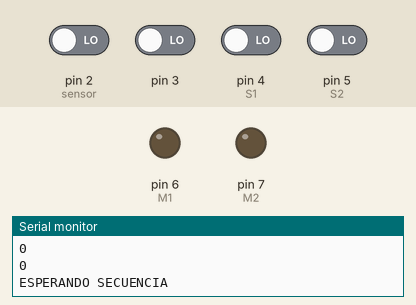
Simulated run of this sketch. Board: Arduino Uno, built with avr-gcc and run on an emulated ATmega328P. Parts: output pins drawn as LEDs (lit = HIGH), the last lines printed to the serial monitor. The test bench sets the inputs (shaded band); at power-on: pin 2 (sensor), pin 3, pin 4 (S1), pin 5 (S2) LOW.

Above: at 2.8 s.
2.9 s: pin 2 (sensor) driven HIGH
At 5.2 s:
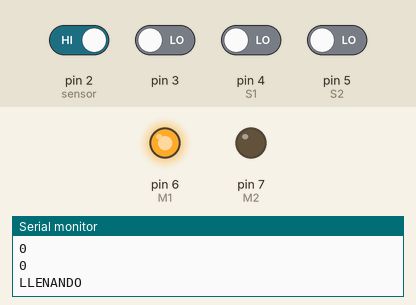
5.5 s: pin 3 driven HIGH
At 7.8 s:
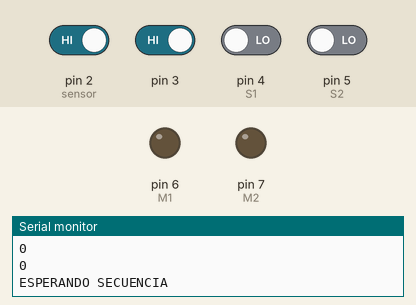
9.6 s: pin 3 driven LOW
At 11.2 s:
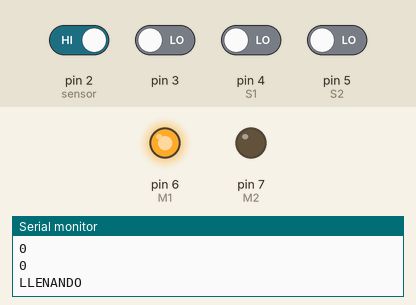
11.5 s: pin 4 (S1) driven HIGH and pin 5 (S2) driven HIGH
At 12.9 s:
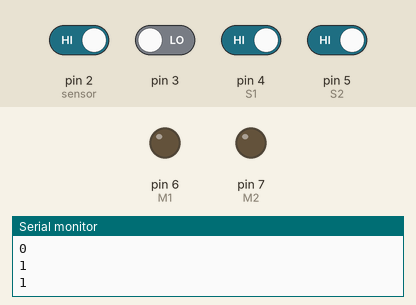
Timing chart, 0 to 16.6 s (numbered marks = the images above; inputs shaded):
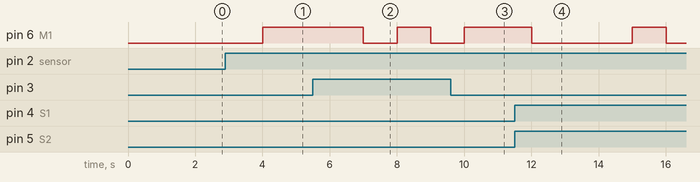

The sketch:

motobomba1.ino
```cpp
typedef enum {SB, LLENADO, VACIADO} Estados; //Declaramos los estados de máquina, E0 s la condicion inicial y los E1 y E2 según digrama.
Estados SECUENCIA = SB; // Establecemos se ubique estado inicial
bool A;  //Pin2
bool P;  //Pin3
bool S2;	//pin4
bool S1;	//pin5


void setup(){  // Declaramos los pines de entrada y salida.
Serial.begin(9600); //Inicializar puerto serial
pinMode(2, INPUT); //A
pinMode(3, INPUT);  //P
pinMode(4, INPUT); //S1
pinMode(5, INPUT);	//S2
pinMode(6, OUTPUT);	//M1
pinMode(7, OUTPUT);	//M2


}
void loop(){
A = digitalRead(2); // Leemos el valor digital del sensor S1
Serial.println(A); /// Lo imprimimos en monitor serie
P = digitalRead(3); // Lo mismo para el resto de la entradas.
Serial.println(P);
S2 = digitalRead(4); // Leemos el valor digital del sensor S1
Serial.println(S2); /// Lo imprimimos en monitor serie
S1 = digitalRead(5); // Lo mismo para el resto de la entradas.
Serial.println(S1);


switch(SECUENCIA){ // utilizamos la estructura switch case para una máquina de estados.
case SB:     // Aqui se realiza lo que queremos mientras estemos ese estado
    if(A == HIGH && S2 == LOW && S1 == HIGH || A == HIGH && S2 == LOW && S1 == LOW){SECUENCIA = LLENADO;}  // Se va a estado E5 si ponemos 5 pesos
    else if (A == HIGH && S1 == HIGH && S2 == HIGH){SECUENCIA = VACIADO;}
    else{SECUENCIA = SB;}
       Serial.println("ESPERANDO SECUENCIA");
    digitalWrite(6, LOW);  // Bomba suministro apagada
    digitalWrite(7, LOW);  // Bomba desague apagada
    delay(1000);   // De lo contrario que permanezca en ese estado (E0)
  break;


case LLENADO:     // Aqui se realiza lo que queremos mientras estemos ese estado
    if(S1 == HIGH && S2 == HIGH){SECUENCIA = VACIADO;
       digitalWrite(6,LOW);
       digitalWrite(7,LOW);
       delay(3000);}  // Se va a estado E5 si ponemos 5 pesos
  else if (P == HIGH){ SECUENCIA = SB;}
  else{SECUENCIA = LLENADO;}
    Serial.println("LLENANDO");
     digitalWrite(6,HIGH);
     digitalWrite(7,LOW);  //Bomba APAGADA
     delay(1000);
  break;

case VACIADO:
  if (S1 == LOW && S2 == LOW)
  {
    SECUENCIA = LLENADO;}
  else if (P == HIGH){SECUENCIA=SB;}
  else {SECUENCIA = VACIADO;
    Serial.println("VACIANDO");
   digitalWrite(6,LOW);
   digitalWrite(7,LOW);
  }
  break;
}}
```

Measured:
- after the input at 2.9 s, pin 6 (M1): LOW → HIGH after 1.1 s
- after the input at 5.5 s, pin 6 (M1): HIGH → LOW after 1.5 s, → HIGH 1.0 s later, → LOW 1.0 s later
- after the input at 9.6 s, pin 6 (M1): goes on until 10.0 s, then stays HIGH
- after the input at 11.5 s, pin 6 (M1): HIGH → LOW after 0.51 s, → HIGH 3.0 s later, → LOW 1.0 s later
